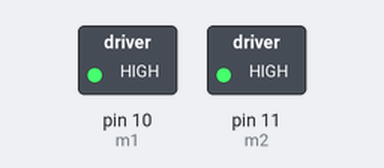
Simulated run of this sketch. Board: Arduino Uno, built with avr-gcc and run on an emulated ATmega328P. On the bench: switched loads named in the sketch (green lamp = pin HIGH). Dashed ring = blinking. What the sketch prints to the serial monitor is not drawn.

Above: at 0.5 s.
Timing chart, 0 to 4.6 s (numbered marks = the images above):
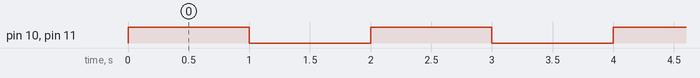

Measured:
- by itself, pin 10 (m1), pin 11 (m2): alternates HIGH for 1.0 s and LOW for 1.0 s

The sketch:

motorTest_highLOw.ino
```cpp
boolean debug = true;

// motors are invertet (m1 connected to 5v and m2 connected to 3,3V)
int m1 = 10;
int m2 = 11;

void setup() {
  // put your setup code here, to run once:
Serial.begin(115200);
if(debug)Serial.print("init board");

pinMode(m1, OUTPUT);
pinMode(m2, OUTPUT);

}

void loop() {

if(debug)Serial.println("HIGH");

digitalWrite(m1, HIGH);
digitalWrite(m2, HIGH);

delay(1000);

if(debug)Serial.println("LOW");

digitalWrite(m1, LOW);
digitalWrite(m2, LOW);

delay(1000);

}
```
